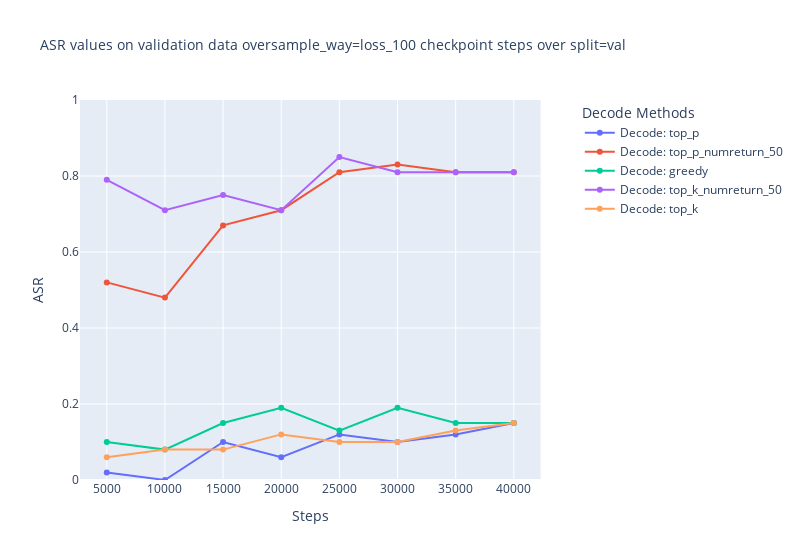

Source (notebook cell):
### Code cell
root='/fs/ess/PAA0201/lzy37ld/why_attack/ckpt'
sample_way="loss_100"
ckpt_name=f'prompter_victim=llama2-7b-chat_prompt_type=q_p_model_name=llama2-base_sample_way_and_n_sample={sample_way}_nsample=200_epoch_5'
split="val"
dir_base_name = os.path.join(root,ckpt_name) 
# 示例：搜索 'a/b/c/checkpoint-123/*.json'
"/fs/ess/PAA0201/lzy37ld/why_attack/ckpt/prompter_victim=llama2-7b-chat_prompt_type=q_p_model_name=llama2-base_sample_way_and_n_sample=step_nsample=200_epoch_5/"  # Replace with the actual folder path
files = find_files(f'{dir_base_name}/*{split}_analysis/**/*.jsonl')
# print(files)
data = convert_to_d(files)


plot(data,sample_way,split)

### Figure 1 — Plotly figure (JSON) as saved in the notebook; plotly's stock layout.template omitted (floating-point values rounded to 4 significant figures)
{"data": [{"mode": "lines+markers", "name": "Decode: top_p", "type": "scatter", "x": ["5000", "10000", "15000", "20000", "25000", "30000", "35000", "40000"], "xaxis": "x", "y": [0.02, 0, 0.1, 0.06, 0.12, 0.1, 0.12, 0.15], "yaxis": "y"}, {"mode": "lines+markers", "name": "Decode: top_p_numreturn_50", "type": "scatter", "x": ["5000", "10000", "15000", "20000", "25000", "30000", "35000", "40000"], "xaxis": "x", "y": [0.52, 0.48, 0.67, 0.71, 0.81, 0.83, 0.81, 0.81], "yaxis": "y"}, {"mode": "lines+markers", "name": "Decode: greedy", "type": "scatter", "x": ["5000", "10000", "15000", "20000", "25000", "30000", "35000", "40000"], "xaxis": "x", "y": [0.1, 0.08, 0.15, 0.19, 0.13, 0.19, 0.15, 0.15], "yaxis": "y"}, {"mode": "lines+markers", "name": "Decode: top_k_numreturn_50", "type": "scatter", "x": ["5000", "10000", "15000", "20000", "25000", "30000", "35000", "40000"], "xaxis": "x", "y": [0.79, 0.71, 0.75, 0.71, 0.85, 0.81, 0.81, 0.81], "yaxis": "y"}, {"mode": "lines+markers", "name": "Decode: top_k", "type": "scatter", "x": ["5000", "10000", "15000", "20000", "25000", "30000", "35000", "40000"], "xaxis": "x", "y": [0.06, 0.08, 0.08, 0.12, 0.1, 0.1, 0.13, 0.15], "yaxis": "y"}], "layout": {"legend": {"title": {"text": "Decode Methods"}}, "title": {"font": {"size": 14}, "text": "ASR values on validation data oversample_way=loss_100 checkpoint steps over split=val"}, "width": 800, "xaxis": {"anchor": "y", "domain": [0, 0.94], "title": {"text": "Steps"}}, "yaxis": {"anchor": "x", "domain": [0, 1], "range": [0, 1], "title": {"text": "ASR"}}, "yaxis2": {"anchor": "x", "overlaying": "y", "side": "right"}}}
